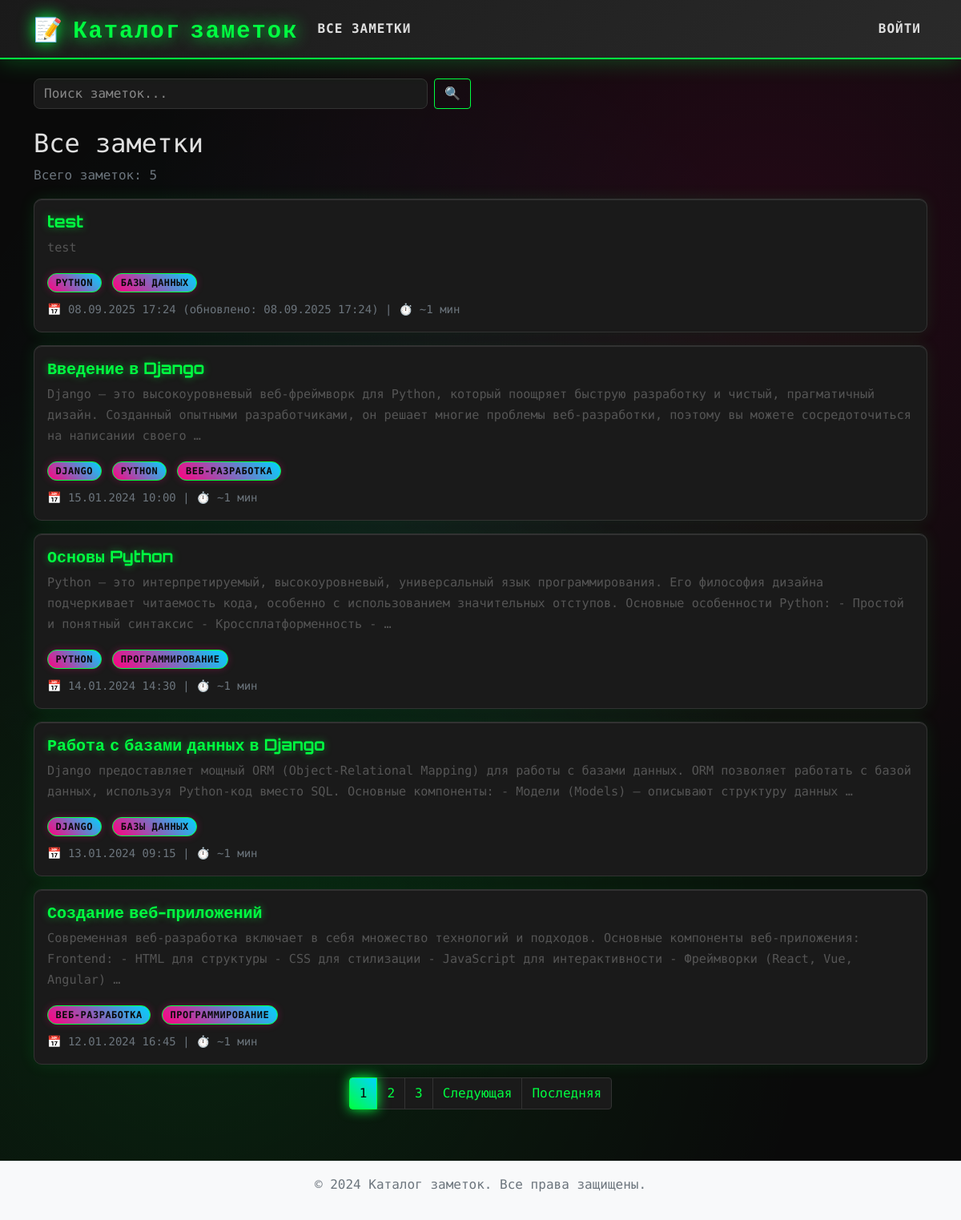
The page / on the database its author committed.
### NoteCatalog/models.py (models this page shows, shortened)
class Note(models.Model):
    title = models.CharField(max_length=200)
    body = models.TextField()
    created_at = models.DateTimeField(auto_now_add=True)
    updated_at = models.DateTimeField(auto_now=True)
    tags = models.ManyToManyField('Tag', related_name='notes', blank=True)
    class Meta:
        ordering = ['-created_at']

class Tag(models.Model):
    name = models.CharField(max_length=50)
    slug = models.SlugField(max_length=50, unique=True)
    class Meta:
        ordering = ['name']

### NoteCatalog/views.py (the view)
# urls.py: path("", views.NoteListView.as_view(), name="note_list"),
@method_decorator(cache_page(60), name='dispatch')
class NoteListView(ListView):
    model = Note
    template_name = 'notes/note_list.html'
    context_object_name = 'notes'
    paginate_by = 5
    def get_queryset(self):
        return Note.objects.all().prefetch_related('tags')

### NoteCatalog/templatetags/note_extras.py (called while the page is built)
@register.filter
def readtime(text):
    if not text:
        return "~0 мин"
    clean_text = re.sub(r'<[^>]+>', '', str(text))
    words = len(clean_text.split())
    minutes = words / 200
    if minutes < 1:
        return "~1 мин"
    elif minutes < 2:
        return f"~{int(minutes)} мин"
    else:
        return f"~{int(minutes)} мин"

### NoteCatalog/templates/notes/note_list.html (shortened to what this page needs)
{% extends 'base.html' %}
{% load static %}
{% load note_extras %}
{% block content %}
<div class="row">
    <div class="col-12">
        {% if tag %}
            <h2>Заметки с тегом "{{ tag.name }}"</h2>
            <p class="text-muted">Найдено заметок: {{ notes|length }}</p>
        {% elif search_query %}
            <h2>Результаты поиска: "{{ search_query }}"</h2>
            <p class="text-muted">Найдено заметок: {{ notes|length }}</p>
        {% else %}
            <h2>Все заметки</h2>
            <p class="text-muted">Всего заметок: {{ notes|length }}</p>
        {% endif %}
        {% if notes %}
            {% for note in notes %}
                {% include 'notes/note_card.html' with search_query=search_query %}
            {% endfor %}
            {% if is_paginated %}
                <nav aria-label="Навигация по страницам">
                    <ul class="pagination justify-content-center">
                        {% for num in page_obj.paginator.page_range %}
                            {% if page_obj.number == num %}
                                <li class="page-item active">
                                    <span class="page-link">{{ num }}</span>
                                </li>
                            {% elif num > page_obj.number|add:'-3' and num < page_obj.number|add:'3' %}
                                <li class="page-item">
                                    <a class="page-link" href="?page={{ num }}{% if search_query %}&q={{ search_query }}{% endif %}">{{ num }}</a>
                                </li>
                            {% endif %}
                        {% endfor %}
                        {% if page_obj.has_next %}
                            <li class="page-item">
                                <a class="page-link" href="?page={{ page_obj.next_page_number }}{% if search_query %}&q={{ search_query }}{% endif %}">Следующая</a>
                            </li>
                            <li class="page-item">
                                <a class="page-link" href="?page={{ page_obj.paginator.num_pages }}{% if search_query %}&q={{ search_query }}{% endif %}">Последняя</a>
                            </li>
                        {% endif %}
                    </ul>
                </nav>
            {% endif %}
        {% endif %}
    </div>
</div>
{% endblock %}

### NoteCatalog/templates/notes/note_card.html (shortened to what this page needs)
{% load note_extras %}
<div class="card mb-3">
    <div class="card-body">
        <h5 class="card-title">
            <a href="{% url 'note_detail' note.pk %}" class="text-decoration-none">
                {% if search_query %}
                    {{ note.title|highlight_search:search_query|safe }}
                {% else %}
                    {{ note.title }}
                {% endif %}
            </a>
        </h5>
        <p class="card-text">
            {% if search_query %}
                {{ note.body|truncatewords:30|highlight_search:search_query|safe }}
            {% else %}
                {{ note.body|truncatewords:30 }}
            {% endif %}
        </p>
        <div class="d-flex justify-content-between align-items-center">
            <div>
                {% if note.tags.all %}
                    <div class="mb-2">
                        {% for tag in note.tags.all %}
                            <a href="{% url 'tag_notes' tag.slug %}" class="badge bg-secondary text-decoration-none me-1">
                                {{ tag.name }}
                            </a>
                        {% endfor %}
                    </div>
                {% endif %}
                <small class="text-muted">
                    📅 {{ note.created_at|date:"d.m.Y H:i" }}
                    {% if note.updated_at != note.created_at %}
                        (обновлено: {{ note.updated_at|date:"d.m.Y H:i" }})
                    {% endif %}
                    | ⏱️ {{ note.body|readtime }}
                </small>
            </div>
        </div>
    </div>
</div>

### NoteCatalog/static/css/style.css (style rules this page uses)
:root { --cyber-primary: #00ff41; --cyber-secondary: #ff0080; --cyber-accent: #00d4ff; --cyber-bg: #0a0a0a; --cyber-bg-secondary: #1a1a1a; --cyber-text: #e0e0e0; --cyber-text-dim: #888; --cyber-border: #333; --cyber-glow: 0 0 20px; }
body { font-family: 'Share Tech Mono', monospace; line-height: 1.6; color: var(--cyber-text); background: var(--cyber-bg); background-image: radial-gradient(circle at 20% 80%, rgba(0, 255, 65, 0.1) 0%, transparent 50%), radial-gradient(circle at 80% 20%, rgba(255, 0, 128, 0.1) 0%, transparent 50%), radial-gradient(circle at 40% 40%, rgba(0, 212, 255, 0.05) 0%, transparent 50%); min-height: 100vh; }
.card { background: var(--cyber-bg-secondary); border: 1px solid var(--cyber-border); border-radius: 10px; box-shadow: 0 0 20px rgba(0, 255, 65, 0.1), inset 0 1px 0 rgba(255, 255, 255, 0.1); transition: all 0.3s ease; position: relative; overflow: hidden; }
.card::before { content: ''; position: absolute; top: 0; left: -100%; width: 100%; height: 100%; background: linear-gradient(90deg, transparent, rgba(0, 255, 65, 0.1), transparent); transition: left 0.5s ease; }
.card-title a { color: var(--cyber-primary); text-decoration: none; transition: all 0.3s ease; font-family: 'Orbitron', monospace; font-weight: 700; text-shadow: 0 0 10px rgba(0, 255, 65, 0.5); }
.card-text { color: var(--cyber-text); font-size: 0.95rem; line-height: 1.7; }
.badge { font-size: 0.75rem; padding: 0.4em 0.8em; background: linear-gradient(45deg, var(--cyber-secondary), var(--cyber-accent)); color: var(--cyber-bg); border: 1px solid var(--cyber-primary); border-radius: 15px; font-weight: 600; text-transform: uppercase; letter-spacing: 0.5px; transition: all 0.3s ease; box-shadow: 0 0 10px rgba(255, 0, 128, 0.3); }
.pagination .page-link { color: var(--cyber-primary); border-color: var(--cyber-border); background: var(--cyber-bg-secondary); transition: all 0.3s ease; }
.pagination .page-item.active .page-link { background: linear-gradient(45deg, var(--cyber-primary), var(--cyber-accent)); border-color: var(--cyber-primary); color: var(--cyber-bg); box-shadow: 0 0 15px var(--cyber-primary); }
.card { animation: fadeIn 0.5s ease-out; }
.text-muted { color: #6c757d !important; }
.card-text { color: #555; }

### rows shown on the page
Note: title "test", body "test", created_at "08.09.2025 17:24", updated_at "08.09.2025 17:24", body|readtime "~1 мин"
Tag: name "PYTHON"
Tag: name "БАЗЫ ДАННЫХ"
Note: title "Введение в Django", body "Django — это высокоуровневый веб-фреймворк для Python, который поощряет быструю разработку и чистый, прагматичный дизайн. Созданный опытными разработчиками, он решает многие проблемы веб-разработки, поэтому вы можете сосредоточиться на написании своего …", created_at "15.01.2024 10:00", body|readtime "~1 мин"
Tag: name "DJANGO"
Tag: name "ВЕБ-РАЗРАБОТКА"
Note: title "Основы Python", body "Python — это интерпретируемый, высокоуровневый, универсальный язык программирования. Его философия дизайна подчеркивает читаемость кода, особенно с использованием значительных отступов. Основные особенности Python: - Простой и понятный синтаксис - Кроссплатформенность - …", created_at "14.01.2024 14:30", body|readtime "~1 мин"
Tag: name "ПРОГРАММИРОВАНИЕ"
Note: title "Работа с базами данных в Django", body "Django предоставляет мощный ORM (Object-Relational Mapping) для работы с базами данных. ORM позволяет работать с базой данных, используя Python-код вместо SQL. Основные компоненты: - Модели (Models) — описывают структуру данных …", created_at "13.01.2024 09:15", body|readtime "~1 мин"
Note: title "Создание веб-приложений", body "Современная веб-разработка включает в себя множество технологий и подходов. Основные компоненты веб-приложения: Frontend: - HTML для структуры - CSS для стилизации - JavaScript для интерактивности - Фреймворки (React, Vue, Angular) …", created_at "12.01.2024 16:45", body|readtime "~1 мин"

### other values the page prints
{{ notes|length }} "5"
{{ num }} "1"
{{ num }} "2" "3"
